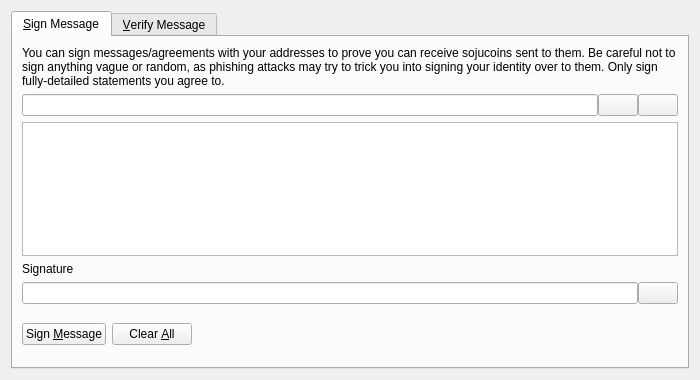
<?xml version="1.0" encoding="UTF-8"?>
<ui version="4.0">
 <class>SignVerifyMessageDialog</class>
 <widget class="QDialog" name="SignVerifyMessageDialog">
  <property name="geometry">
   <rect>
    <x>0</x>
    <y>0</y>
    <width>700</width>
    <height>380</height>
   </rect>
  </property>
  <property name="windowTitle">
   <string>Signatures - Sign / Verify a Message</string>
  </property>
  <property name="modal">
   <bool>true</bool>
  </property>
  <layout class="QVBoxLayout" name="verticalLayout">
   <item>
    <widget class="QTabWidget" name="tabWidget">
     <property name="currentIndex">
      <number>0</number>
     </property>
     <widget class="QWidget" name="tabSignMessage">
      <attribute name="title">
       <string>&amp;Sign Message</string>
      </attribute>
      <layout class="QVBoxLayout" name="verticalLayout_SM">
       <item>
        <widget class="QLabel" name="infoLabel_SM">
         <property name="text">
          <string>You can sign messages/agreements with your addresses to prove you can receive sojucoins sent to them. Be careful not to sign anything vague or random, as phishing attacks may try to trick you into signing your identity over to them. Only sign fully-detailed statements you agree to.</string>
         </property>
         <property name="textFormat">
          <enum>Qt::PlainText</enum>
         </property>
         <property name="wordWrap">
          <bool>true</bool>
         </property>
        </widget>
       </item>
       <item>
        <layout class="QHBoxLayout" name="horizontalLayout_1_SM">
         <property name="spacing">
          <number>0</number>
         </property>
         <item>
          <widget class="QValidatedLineEdit" name="addressIn_SM">
           <property name="toolTip">
            <string>The Sojucoin address to sign the message with</string>
           </property>
          </widget>
         </item>
         <item>
          <widget class="QPushButton" name="addressBookButton_SM">
           <property name="toolTip">
            <string>Choose previously used address</string>
           </property>
           <property name="text">
            <string/>
           </property>
           <property name="icon">
            <iconset resource="../bitcoin.qrc">
             <normaloff>:/icons/address-book</normaloff>:/icons/address-book</iconset>
           </property>
           <property name="shortcut">
            <string>Alt+A</string>
           </property>
           <property name="autoDefault">
            <bool>false</bool>
           </property>
          </widget>
         </item>
         <item>
          <widget class="QPushButton" name="pasteButton_SM">
           <property name="toolTip">
            <string>Paste address from clipboard</string>
           </property>
           <property name="text">
            <string/>
           </property>
           <property name="icon">
            <iconset resource="../bitcoin.qrc">
             <normaloff>:/icons/editpaste</normaloff>:/icons/editpaste</iconset>
           </property>
           <property name="shortcut">
            <string>Alt+P</string>
           </property>
           <property name="autoDefault">
            <bool>false</bool>
           </property>
          </widget>
         </item>
        </layout>
       </item>
       <item>
        <widget class="QPlainTextEdit" name="messageIn_SM">
         <property name="toolTip">
          <string>Enter the message you want to sign here</string>
         </property>
        </widget>
       </item>
       <item>
        <widget class="QLabel" name="signatureLabel_SM">
         <property name="text">
          <string>Signature</string>
         </property>
         <property name="textFormat">
          <enum>Qt::PlainText</enum>
         </property>
        </widget>
       </item>
       <item>
        <layout class="QHBoxLayout" name="horizontalLayout_2_SM">
         <property name="spacing">
          <number>0</number>
         </property>
         <item>
          <widget class="QLineEdit" name="signatureOut_SM">
           <property name="font">
            <font>
             <italic>true</italic>
            </font>
           </property>
           <property name="readOnly">
            <bool>true</bool>
           </property>
          </widget>
         </item>
         <item>
          <widget class="QPushButton" name="copySignatureButton_SM">
           <property name="toolTip">
            <string>Copy the current signature to the system clipboard</string>
           </property>
           <property name="text">
            <string/>
           </property>
           <property name="icon">
            <iconset resource="../bitcoin.qrc">
             <normaloff>:/icons/editcopy</normaloff>:/icons/editcopy</iconset>
           </property>
           <property name="autoDefault">
            <bool>false</bool>
           </property>
          </widget>
         </item>
        </layout>
       </item>
       <item>
        <layout class="QHBoxLayout" name="horizontalLayout_3_SM">
         <item>
          <widget class="QPushButton" name="signMessageButton_SM">
           <property name="toolTip">
            <string>Sign the message to prove you own this Sojucoin address</string>
           </property>
           <property name="text">
            <string>Sign &amp;Message</string>
           </property>
           <property name="icon">
            <iconset resource="../bitcoin.qrc">
             <normaloff>:/icons/edit</normaloff>:/icons/edit</iconset>
           </property>
           <property name="autoDefault">
            <bool>false</bool>
           </property>
          </widget>
         </item>
         <item>
          <widget class="QPushButton" name="clearButton_SM">
           <property name="toolTip">
            <string>Reset all sign message fields</string>
           </property>
           <property name="text">
            <string>Clear &amp;All</string>
           </property>
           <property name="icon">
            <iconset resource="../bitcoin.qrc">
             <normaloff>:/icons/remove</normaloff>:/icons/remove</iconset>
           </property>
           <property name="autoDefault">
            <bool>false</bool>
           </property>
          </widget>
         </item>
         <item>
          <spacer name="horizontalSpacer_1_SM">
           <property name="orientation">
            <enum>Qt::Horizontal</enum>
           </property>
           <property name="sizeHint" stdset="0">
            <size>
             <width>40</width>
             <height>48</height>
            </size>
           </property>
          </spacer>
         </item>
         <item>
          <widget class="QLabel" name="statusLabel_SM">
           <property name="font">
            <font>
             <weight>75</weight>
             <bold>true</bold>
            </font>
           </property>
           <property name="text">
            <string/>
           </property>
           <property name="wordWrap">
            <bool>true</bool>
           </property>
          </widget>
         </item>
         <item>
          <spacer name="horizontalSpacer_2_SM">
           <property name="orientation">
            <enum>Qt::Horizontal</enum>
           </property>
           <property name="sizeHint" stdset="0">
            <size>
             <width>40</width>
             <height>48</height>
            </size>
           </property>
          </spacer>
         </item>
        </layout>
       </item>
      </layout>
     </widget>
     <widget class="QWidget" name="tabVerifyMessage">
      <attribute name="title">
       <string>&amp;Verify Message</string>
      </attribute>
      <layout class="QVBoxLayout" name="verticalLayout_VM">
       <item>
        <widget class="QLabel" name="infoLabel_VM">
         <property name="text">
          <string>Enter the receiver's address, message (ensure you copy line breaks, spaces, tabs, etc. exactly) and signature below to verify the message. Be careful not to read more into the signature than what is in the signed message itself, to avoid being tricked by a man-in-the-middle attack. Note that this only proves the signing party receives with the address, it cannot prove sendership of any transaction!</string>
         </property>
         <property name="textFormat">
          <enum>Qt::PlainText</enum>
         </property>
         <property name="alignment">
          <set>Qt::AlignLeading|Qt::AlignLeft|Qt::AlignTop</set>
         </property>
         <property name="wordWrap">
          <bool>true</bool>
         </property>
        </widget>
       </item>
       <item>
        <layout class="QHBoxLayout" name="horizontalLayout_1_VM">
         <property name="spacing">
          <number>0</number>
         </property>
         <item>
          <widget class="QValidatedLineEdit" name="addressIn_VM">
           <property name="toolTip">
            <string>The Sojucoin address the message was signed with</string>
           </property>
          </widget>
         </item>
         <item>
          <widget class="QPushButton" name="addressBookButton_VM">
           <property name="toolTip">
            <string>Choose previously used address</string>
           </property>
           <property name="text">
            <string/>
           </property>
           <property name="icon">
            <iconset resource="../bitcoin.qrc">
             <normaloff>:/icons/address-book</normaloff>:/icons/address-book</iconset>
           </property>
           <property name="shortcut">
            <string>Alt+A</string>
           </property>
           <property name="autoDefault">
            <bool>false</bool>
           </property>
          </widget>
         </item>
        </layout>
       </item>
       <item>
        <widget class="QPlainTextEdit" name="messageIn_VM"/>
       </item>
       <item>
        <widget class="QValidatedLineEdit" name="signatureIn_VM"/>
       </item>
       <item>
        <layout class="QHBoxLayout" name="horizontalLayout_2_VM">
         <item>
          <widget class="QPushButton" name="verifyMessageButton_VM">
           <property name="toolTip">
            <string>Verify the message to ensure it was signed with the specified Sojucoin address</string>
           </property>
           <property name="text">
            <string>Verify &amp;Message</string>
           </property>
           <property name="icon">
            <iconset resource="../bitcoin.qrc">
             <normaloff>:/icons/transaction_0</normaloff>:/icons/transaction_0</iconset>
           </property>
           <property name="autoDefault">
            <bool>false</bool>
           </property>
          </widget>
         </item>
         <item>
          <widget class="QPushButton" name="clearButton_VM">
           <property name="toolTip">
            <string>Reset all verify message fields</string>
           </property>
           <property name="text">
            <string>Clear &amp;All</string>
           </property>
           <property name="icon">
            <iconset resource="../bitcoin.qrc">
             <normaloff>:/icons/remove</normaloff>:/icons/remove</iconset>
           </property>
           <property name="autoDefault">
            <bool>false</bool>
           </property>
          </widget>
         </item>
         <item>
          <spacer name="horizontalSpacer_1_VM">
           <property name="orientation">
            <enum>Qt::Horizontal</enum>
           </property>
           <property name="sizeHint" stdset="0">
            <size>
             <width>40</width>
             <height>48</height>
            </size>
           </property>
          </spacer>
         </item>
         <item>
          <widget class="QLabel" name="statusLabel_VM">
           <property name="font">
            <font>
             <weight>75</weight>
             <bold>true</bold>
            </font>
           </property>
           <property name="text">
            <string/>
           </property>
           <property name="wordWrap">
            <bool>true</bool>
           </property>
          </widget>
         </item>
         <item>
          <spacer name="horizontalSpacer_2_VM">
           <property name="orientation">
            <enum>Qt::Horizontal</enum>
           </property>
           <property name="sizeHint" stdset="0">
            <size>
             <width>40</width>
             <height>48</height>
            </size>
           </property>
          </spacer>
         </item>
        </layout>
       </item>
      </layout>
     </widget>
    </widget>
   </item>
  </layout>
 </widget>
 <customwidgets>
  <customwidget>
   <class>QValidatedLineEdit</class>
   <extends>QLineEdit</extends>
   <header>qvalidatedlineedit.h</header>
  </customwidget>
 </customwidgets>
 <resources>
  <include location="../bitcoin.qrc"/>
 </resources>
 <connections/>
</ui>
